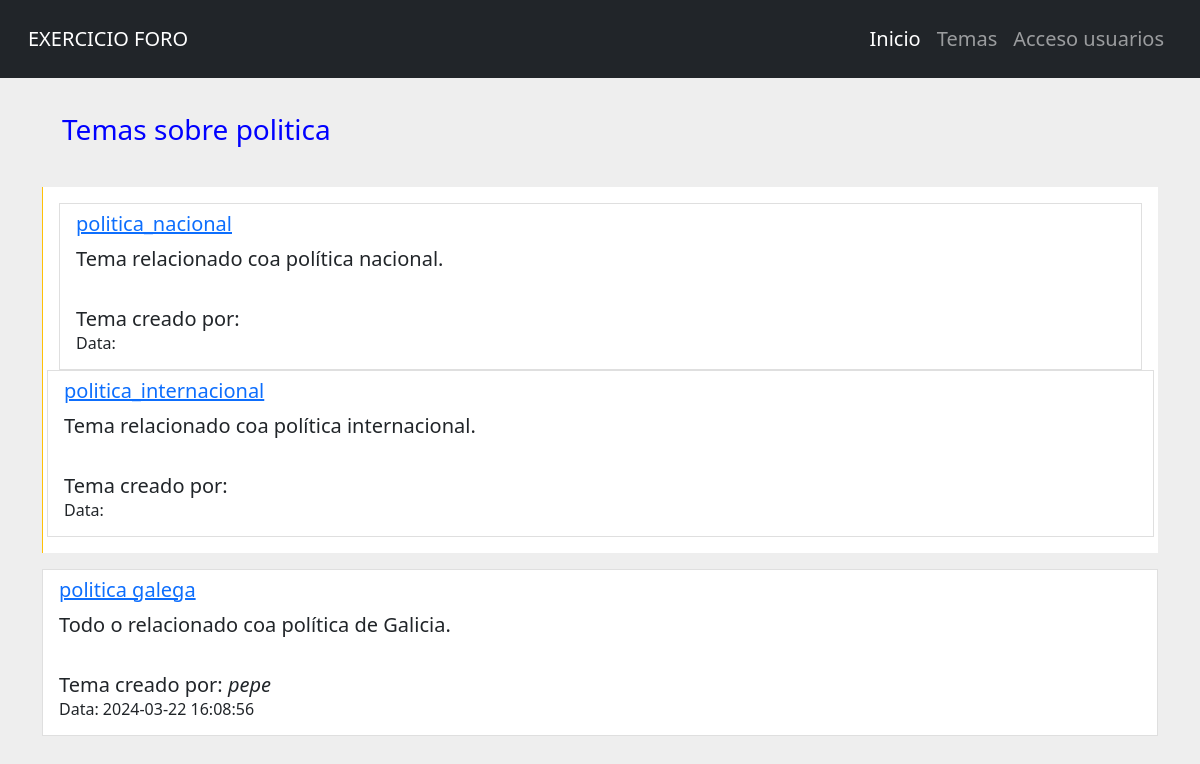
Page /temas.php?categoria=2 on the committed database.
### tables this page shows
CREATE TABLE `categorias` (
  `cod` int(11) NOT NULL,
  `nome` varchar(100) NOT NULL,
  `descripcion` text NOT NULL,
  `data_creacion` timestamp NOT NULL DEFAULT current_timestamp()
);

CREATE TABLE `temas` (
  `cod` int(11) NOT NULL,
  `nome` varchar(200) NOT NULL,
  `descripcion` text NOT NULL,
  `n_resp` int(11) NOT NULL,
  `data_creacion` timestamp NULL DEFAULT NULL,
  `cod_categoria` int(11) DEFAULT NULL,
  `cod_usuario` int(11) DEFAULT NULL
);

CREATE TABLE `usuarios` (
  `id` int(11) NOT NULL,
  `usuario` varchar(80) NOT NULL,
  `contrasinal` varchar(255) NOT NULL COMMENT 'Habería que activar hash',
  `email` varchar(150) NOT NULL,
  `n_temas` int(11) DEFAULT 0 COMMENT 'Número de temas creados polo usuario.',
  `n_post` int(11) DEFAULT 0,
  `rol_usuario` enum('admin','creador','comentador','lector') NOT NULL COMMENT 'admin (control total), creador (podera manexar os temas pero so os \r\nque el cree), comentador(comentar en temas) e lector (so lectura).',
  `avatar` varchar(30) NOT NULL
);

### temas.php (the view, shortened to what this page needs)
<?php
include 'menu.php';
require 'conecta_bd.php';
if (isset($_GET['categoria'])) {
    $categoria_seleccionada = $_GET['categoria'];
    $sql_categoria = "SELECT nome FROM categorias WHERE cod = $categoria_seleccionada";
    $resultado_categoria = mysqli_query($conexion, $sql_categoria);
    if ($resultado_categoria) {
        $fila_categoria = mysqli_fetch_assoc($resultado_categoria);
        $nome_categoria = $fila_categoria['nome'];
        $sql = "SELECT temas.*, usuarios.usuario AS nome_usuario, usuarios.rol_usuario
        FROM temas
        LEFT JOIN usuarios ON temas.cod_usuario = usuarios.id
        WHERE temas.cod_categoria = $categoria_seleccionada";
        $resultado = mysqli_query($conexion, $sql);
    } else {
        echo "Categoría non atopada.";
    }
} else {
    echo "Non se proporcionou unha categoría.";
    header('Location: inicio.php');
    exit;
}
?>
<!DOCTYPE html>
<html lang="en">
<head>
    <link href="https://cdn.jsdelivr.net/npm/bootstrap@5.1.3/dist/css/bootstrap.min.css" rel="stylesheet" />
    <link rel="stylesheet" href="estilos.css">
</head>
<body>
    <link href="https://code.ionicframework.com/ionicons/2.0.1/css/ionicons.min.css" rel="stylesheet" />
    <div class="container">
        <h3>Temas sobre <?php echo isset($nome_categoria) ? $nome_categoria : ''; ?></h3><br>
        <div class="card row-hover pos-relative py-3 px-3 mb-3 border-warning border-top-0 border-right-0 border-bottom-0 rounded-0">
            <div class="row align-items-center">
                <div class="col-md-12 mb-3 mb-sm-0">
                    <div class="d-flex justify-content-between align-items-center">
                        <?php
                        if (isset($resultado)) {
                            while ($fila = mysqli_fetch_array($resultado)) {
                                echo '<div class="list-group-item list-group-item-action">';
                                echo '<div class="d-flex justify-content-between align-items-center">';
                                echo '<b class="text-primary"><a href="comentarios.php?tema=' . $fila['cod'] . '"><h5>' . $fila['nome'] . '</h5></a></b>';
                                echo '<div>';
                                echo '</div>' .
                                    '</div>' .
                                    $fila['descripcion'] . '<br>' .
                                    '<br>Tema creado por: <i>' . $fila['nome_usuario'] . '</i><br>' .
                                    '<h6>Data: ' . $fila['data_creacion'] . '</h6>' .
                                    '</div>';
                                echo '</div>';
                                echo '</div>';
                            }
                        }
                        ?>
</body>
</html>

### estilos.css (style rules this page uses)
body { font-size: 20px; background: #eee; color: #708090; margin-bottom: 80px; }
h2, h3, h4 { margin-top: 35px; margin-bottom: 10px; margin-left: 20px; }
h3 { color: blue; }

### menu.php (style rules this page uses)
body { background: -webkit-linear-gradient(to right, rgba(106, 17, 203, 1), rgba(37, 117, 252, 1)); background: linear-gradient(to right, rgba(106, 17, 203, 1), rgba(37, 117, 252, 1)) }

### rows in the picture
categorias: nome "politica"
temas: nome "politica_nacional", descripcion "Tema relacionado coa política nacional."
temas: nome "politica_internacional", descripcion "Tema relacionado coa política internacional."
temas: nome "politica galega", descripcion "Todo o relacionado coa política de Galicia.", cod_usuario.usuario "pepe", data_creacion "2024-03-22 16:08:56"
